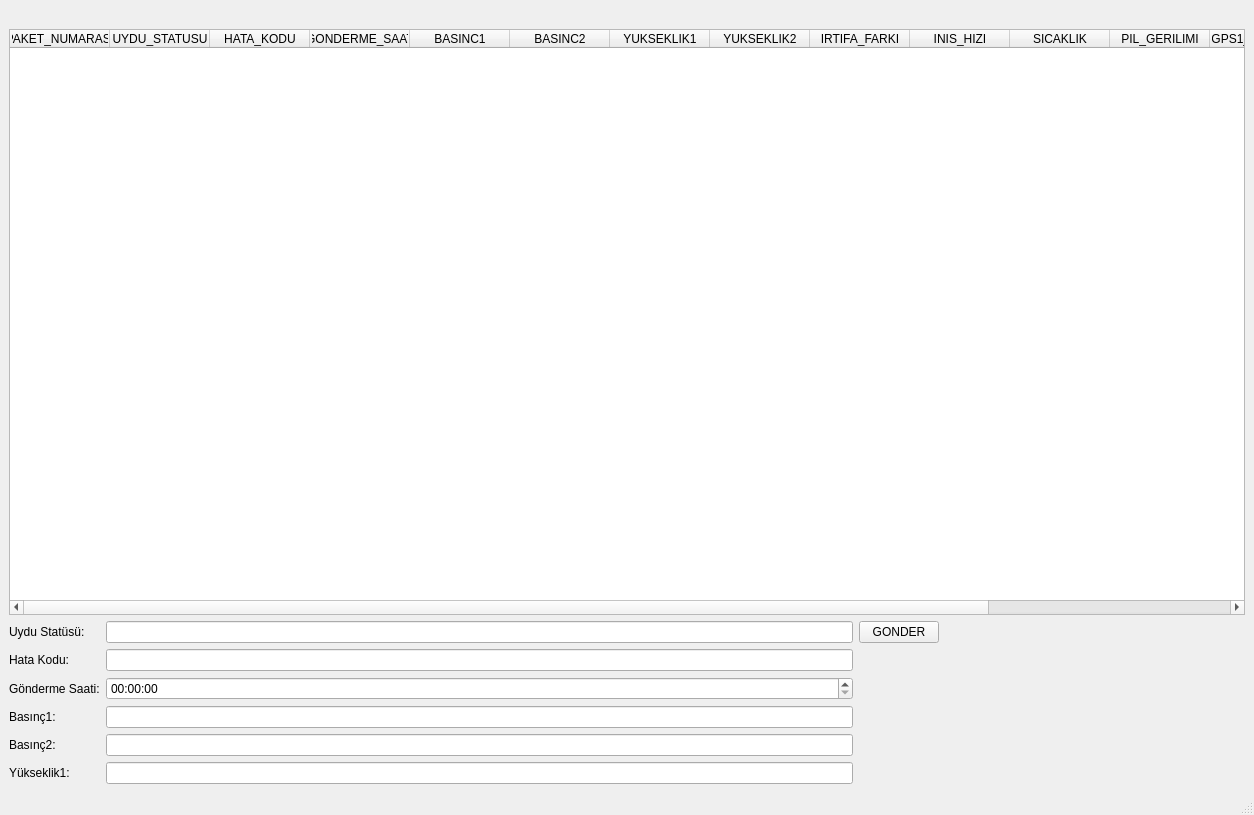
<?xml version="1.0" encoding="UTF-8"?>
<ui version="4.0">
 <class>MainWindow</class>
 <widget class="QMainWindow" name="MainWindow">
  <property name="geometry">
   <rect>
    <x>0</x>
    <y>0</y>
    <width>1254</width>
    <height>815</height>
   </rect>
  </property>
  <property name="windowTitle">
   <string>MainWindow</string>
  </property>
  <widget class="QWidget" name="centralwidget">
   <layout class="QGridLayout" name="gridLayout">
    <item row="2" column="3" rowspan="6">
     <layout class="QGridLayout" name="gridLayout_4">
      <property name="topMargin">
       <number>0</number>
      </property>
      <property name="rightMargin">
       <number>300</number>
      </property>
      <property name="bottomMargin">
       <number>0</number>
      </property>
     </layout>
    </item>
    <item row="5" column="0">
     <widget class="QLabel" name="label_5">
      <property name="text">
       <string>Basınç1:</string>
      </property>
     </widget>
    </item>
    <item row="3" column="1">
     <widget class="QLineEdit" name="lineEdit_2"/>
    </item>
    <item row="6" column="1">
     <widget class="QLineEdit" name="lineEdit_4"/>
    </item>
    <item row="4" column="0">
     <widget class="QLabel" name="label_4">
      <property name="text">
       <string>Gönderme Saati:</string>
      </property>
     </widget>
    </item>
    <item row="0" column="0" colspan="4">
     <widget class="QLabel" name="label">
      <property name="text">
       <string/>
      </property>
     </widget>
    </item>
    <item row="6" column="0">
     <widget class="QLabel" name="label_6">
      <property name="text">
       <string>Basınç2:</string>
      </property>
     </widget>
    </item>
    <item row="4" column="1">
     <widget class="QTimeEdit" name="timeEdit"/>
    </item>
    <item row="2" column="1">
     <widget class="QLineEdit" name="lineEdit"/>
    </item>
    <item row="7" column="0">
     <widget class="QLabel" name="label_7">
      <property name="text">
       <string>Yükseklik1:</string>
      </property>
     </widget>
    </item>
    <item row="2" column="2">
     <widget class="QPushButton" name="pushButton">
      <property name="text">
       <string>GONDER</string>
      </property>
     </widget>
    </item>
    <item row="5" column="1">
     <widget class="QLineEdit" name="lineEdit_3"/>
    </item>
    <item row="3" column="0">
     <widget class="QLabel" name="label_3">
      <property name="text">
       <string>Hata Kodu:</string>
      </property>
     </widget>
    </item>
    <item row="2" column="0">
     <widget class="QLabel" name="label_2">
      <property name="text">
       <string>Uydu Statüsü:</string>
      </property>
     </widget>
    </item>
    <item row="7" column="1">
     <widget class="QLineEdit" name="lineEdit_5"/>
    </item>
    <item row="1" column="0" colspan="4">
     <widget class="QTableWidget" name="tableWidget">
      <column>
       <property name="text">
        <string>PAKET_NUMARASI</string>
       </property>
      </column>
      <column>
       <property name="text">
        <string>UYDU_STATUSU</string>
       </property>
      </column>
      <column>
       <property name="text">
        <string>HATA_KODU</string>
       </property>
      </column>
      <column>
       <property name="text">
        <string>GONDERME_SAAT</string>
       </property>
      </column>
      <column>
       <property name="text">
        <string>BASINC1</string>
       </property>
      </column>
      <column>
       <property name="text">
        <string>BASINC2</string>
       </property>
      </column>
      <column>
       <property name="text">
        <string>YUKSEKLIK1</string>
       </property>
      </column>
      <column>
       <property name="text">
        <string>YUKSEKLIK2</string>
       </property>
      </column>
      <column>
       <property name="text">
        <string>IRTIFA_FARKI</string>
       </property>
      </column>
      <column>
       <property name="text">
        <string>INIS_HIZI</string>
       </property>
      </column>
      <column>
       <property name="text">
        <string>SICAKLIK</string>
       </property>
      </column>
      <column>
       <property name="text">
        <string>PIL_GERILIMI</string>
       </property>
      </column>
      <column>
       <property name="text">
        <string>GPS1_LATIDUDE</string>
       </property>
      </column>
      <column>
       <property name="text">
        <string>GPS1_LONGITUDE</string>
       </property>
      </column>
      <column>
       <property name="text">
        <string>PITCH</string>
       </property>
      </column>
     </widget>
    </item>
   </layout>
  </widget>
  <widget class="QMenuBar" name="menubar">
   <property name="geometry">
    <rect>
     <x>0</x>
     <y>0</y>
     <width>1254</width>
     <height>26</height>
    </rect>
   </property>
  </widget>
  <widget class="QStatusBar" name="statusbar"/>
 </widget>
 <resources/>
 <connections/>
</ui>
